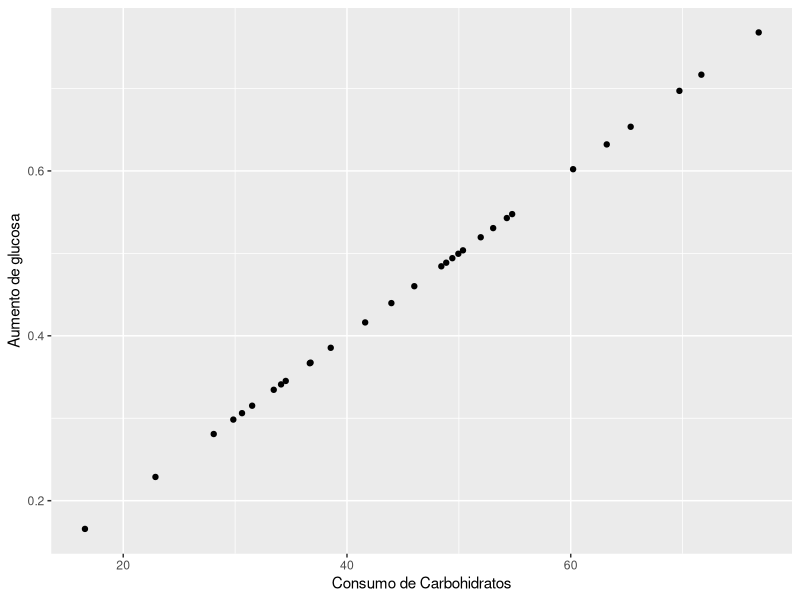

This figure's R source:
## ---- chunk 1
library(ggplot2)
con<- rnorm(30,45,15)#consumo de carbohidratos
glu<- (con*0.01)#Aumento de glucosa
qplot(con, glu, xlab = "Consumo de Carbohidratos", 
      ylab = "Aumento de glucosa" )
## ---- chunk 2
transitions = c("cube", "page", "concave", "zoom", "linear", "fade", "none", "default")
names(transitions) = gsub("^([a-z])", "\\U\\1", transitions, perl = TRUE)
x = sprintf("[%s](?transition=%s#/transitions)", names(transitions), transitions)
cat(paste(x, collapse = ' - '))
## ---- chunk 3
themes = c("sky", "beige", "simple", "serif", "night", "default", "solarized", "moon")
names(themes) = gsub("^([a-z])", "\\U\\1", themes, perl = TRUE)
x = sprintf("[%s](?theme=%s#/themes)", names(themes), themes)
cat(paste(x, collapse = ' - '))
